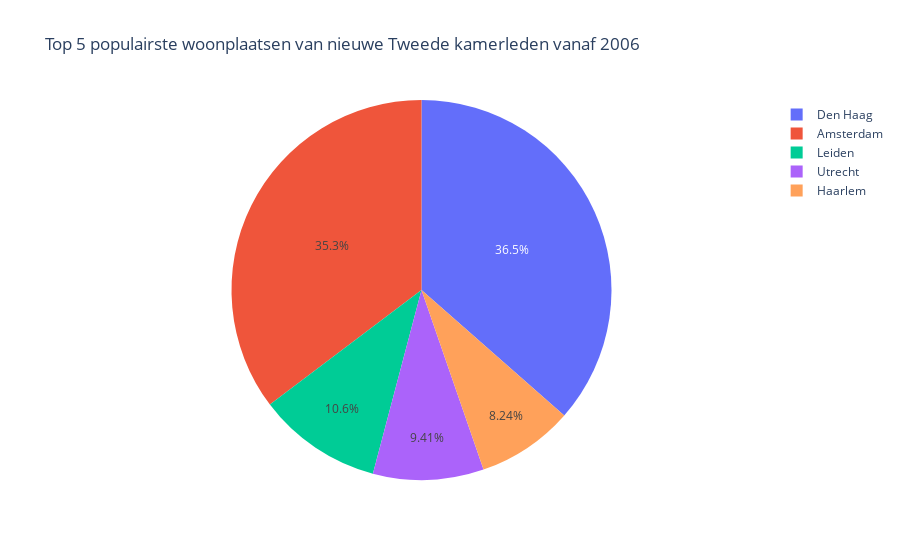

The code cell stored with this chart in its notebook:
### Code cell
''' Populairste woonplaatsen van leden vanaf %jaartal '''
top_x_steden = 5
tab = df.groupby('Woonplaats')['Lid'].count().sort_values(ascending=False)
fig = px.pie(tab, values=tab[:top_x_steden].values, names=tab[:top_x_steden].index,
             title='Top %d populairste woonplaatsen van nieuwe Tweede kamerleden vanaf %d' %  (top_x_steden,vanaf))
fig.show()
tab.head()

### Figure 1 — Plotly figure (JSON) as saved in the notebook; plotly's stock layout.template omitted (floating-point values rounded to 4 significant figures)
{"data": [{"domain": {"x": [0, 1], "y": [0, 1]}, "hovertemplate": "label=%{label}<br>value=%{value}<extra></extra>", "labels": ["Den Haag", "Amsterdam", "Leiden", "Utrecht", "Haarlem"], "legendgroup": "", "name": "", "showlegend": true, "type": "pie", "values": [31, 30, 9, 8, 7]}], "layout": {"legend": {"tracegroupgap": 0}, "title": {"text": "Top 5 populairste woonplaatsen van nieuwe Tweede kamerleden vanaf 2006"}}}
